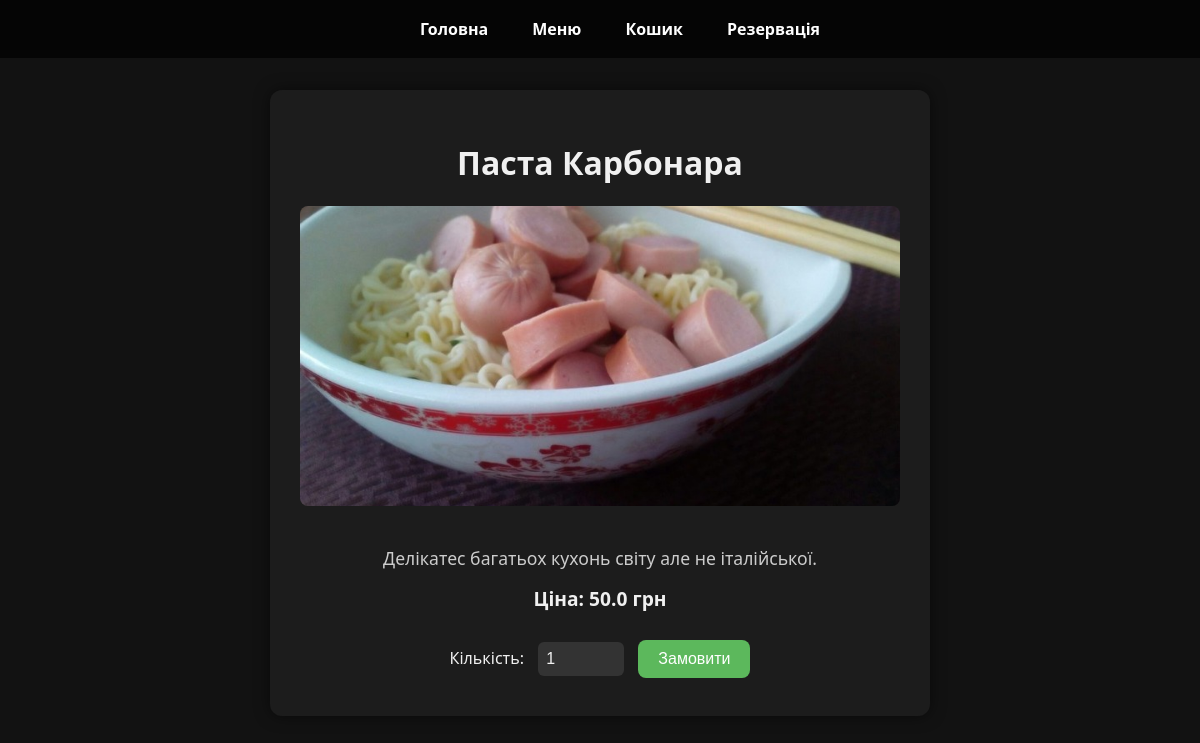
The page /dish/1 on the database its author committed.
### tables.py (models this page shows)
class Dish(db.Model):
    id = db.Column(db.Integer, primary_key=True)
    name = db.Column(db.String(100), nullable=False)
    description = db.Column(db.Text, nullable=True)
    image = db.Column(db.String(200), nullable=True)
    price = db.Column(db.Float, nullable=False)
    category = db.Column(db.String(100), nullable=False)

### app.py (the view)
@app.route("/dish/<int:dish_id>")
def dish_detail(dish_id):
    dish = Dish.query.get_or_404(dish_id)
    return render_template("dish_detail.html", dish=dish)

### app.py (called while the page is built)
@app.before_request
def create_tables():
    db.create_all()

### templates/dish_detail.html (shortened to what this page needs)
<!DOCTYPE html>
<html lang="ru">
<head>
    <link rel="stylesheet" href="{{ url_for('static', filename='style.css') }}">
</head>
<body class="dish-detail-page">
    {% include 'navbar.html' %}
    <div class="dish-detail-container">
        <div class="dish-card">
            <h1>{{ dish.name }}</h1>
            <img src="{{ url_for('static', filename='images/dishes/' + dish.image) }}" alt="{{ dish.name }}" />
            <p class="description">{{ dish.description }}</p>
            <p class="price"><strong>Ціна:</strong> {{ dish.price }} грн</p>
            <form method="POST" action="{{ url_for('add_to_cart', dish_id=dish.id) }}">
                <label for="quantity">Кількість:</label>
                <input type="number" name="quantity" id="quantity" value="1" min="1" required />
                <button type="submit" class="order-button">Замовити</button>
            </form>
        </div>
    </div>
</body>
</html>

### static/style.css (style rules this page uses)
body { background-color: #121212; color: #f5f5f5; font-family: 'Segoe UI', Tahoma, Geneva, Verdana, sans-serif; margin: 0; padding: 0; }
body { padding-top: 60px; }
body.dish-detail-page { background-image: url('/static/images/background.jpg'); background-size: cover; background-position: center; padding-top: 60px; font-family: 'Segoe UI', sans-serif; color: #f0f0f0; }
.dish-detail-container { display: flex; justify-content: center; padding: 30px; }
.dish-card { background-color: rgba(30, 30, 30, 0.85); padding: 30px; border-radius: 12px; box-shadow: 0 0 15px rgba(0,0,0,0.5); max-width: 600px; width: 100%; text-align: center; }
.dish-card img { width: 100%; max-height: 300px; object-fit: cover; border-radius: 8px; margin-bottom: 20px; }
.dish-card .description { font-size: 1.1em; margin: 15px 0; color: #ccc; }
.dish-card .price { font-size: 1.2em; font-weight: bold; margin: 10px 0 20px 0; }
.dish-card input[type="number"] { width: 70px; padding: 8px; font-size: 1em; margin: 10px; border: none; border-radius: 6px; background-color: #333; color: #f0f0f0; }
.order-button { background-color: #5cb85c; color: white; padding: 10px 20px; font-size: 1em; border: none; border-radius: 8px; cursor: pointer; transition: background 0.3s ease; }

### rows shown on the page
Dish: name "Паста Карбонара", image (picture), description "Делікатес багатьох кухонь світу але не італійської.", price "50.0"
